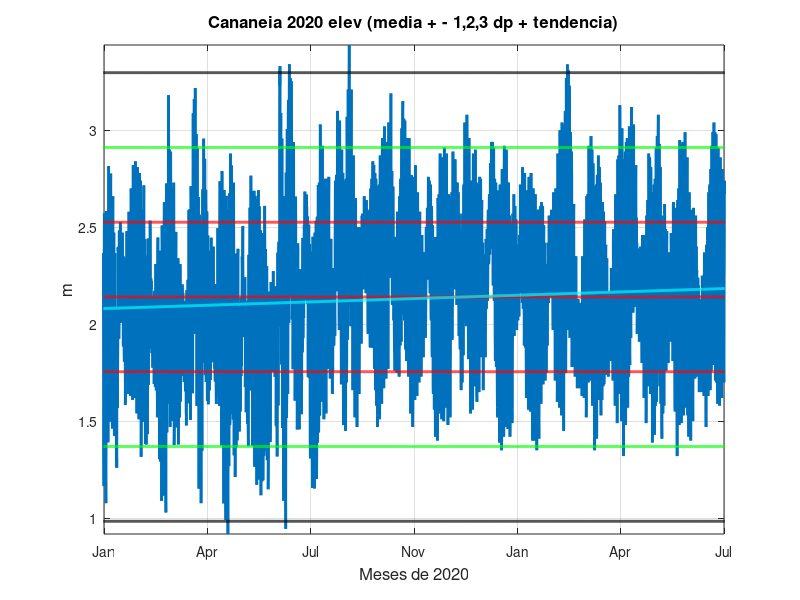
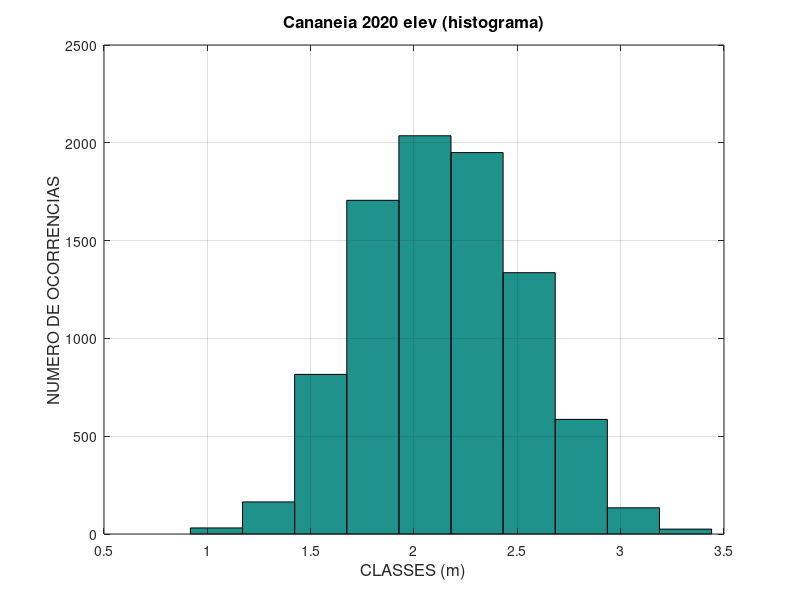
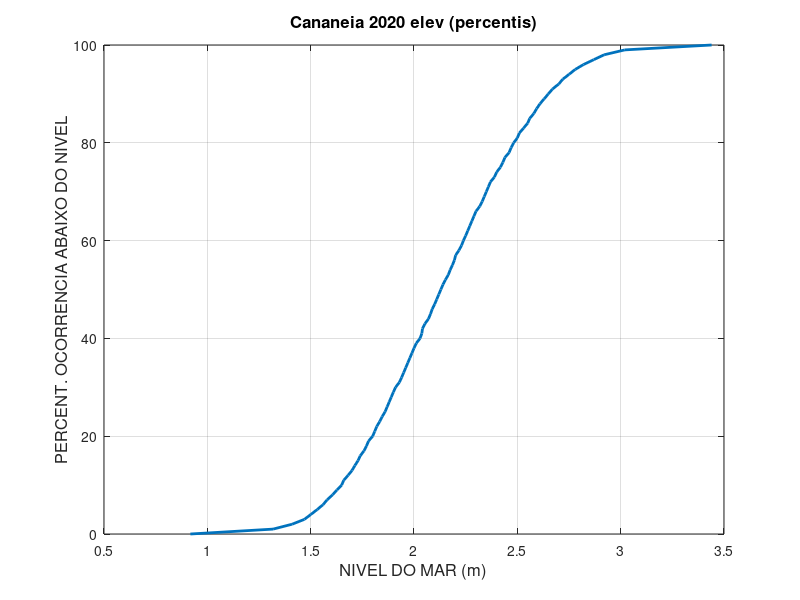
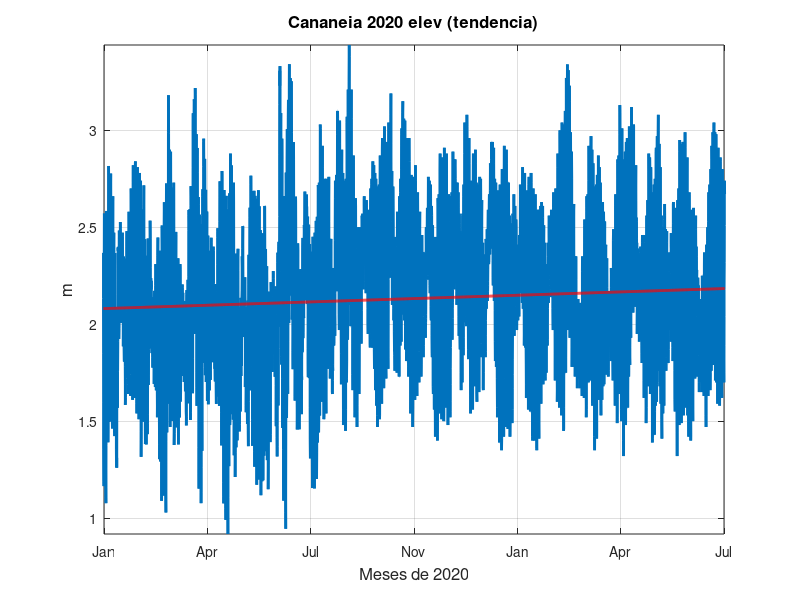

These charts were generated, in order, by the following MATLAB code: (Note: this script raises an error after producing the figures.)
% LISTA DE EXERCICIOS 1 - ANALISE DE MARES OCEANICAS IOC 5801
% ADRIANO CAVERSAN - 1º SEMESTRE 2026
% Dados horarios de nivel do mar de 2020 em Cananeia (SP, Brasil)

clear all; close all; clc

%% ====================================================================
%% QUESTÕES 1-6: CANANÉIA 2020
%% ====================================================================

% Leitura dos dados de Cananeia
fprintf('\n>>> Leitura dos dados de Cananeia <<<\n')
load Cananeia_2020.dat
x = Cananeia_2020;
nudad = size(x,1);

% Extraindo dados: ano, mes, dia, hora, minuto, segundo, nivel do mar (m)
ano = x(:,1);
mes = x(:,2);
dia = x(:,3);
hora = x(:,4);
minuto = x(:,5);
segundo = x(:,6);
elev = x(:,7);

% QUESTÃO 1: Estatistica basica da serie de elevacao
estat(1,1) = mean(elev);
estat(2,1) = median(elev);
estat(3,1) = mode(elev);
estat(4,1) = std(elev);
estat(5,1) = min(elev);
estat(6,1) = max(elev);
estat(7,1) = kurtosis(elev);
estat(8,1) = skewness(elev);

fid=fopen('cananeia_2020_estat.dat','w');
fprintf(fid,'%10.4f\n',estat);
fclose(fid);

% Criando variavel temporal
dias = datenum(ano, mes, dia, hora, minuto, segundo);

% QUESTÃO 2: plotagem da serie temporal de elev
figure
plot(dias,elev,'LineWidth',2)
axis([min(dias) max(dias) -inf inf])
grid on
hold on
elmed(1:nudad)=mean(elev);
elinf(1:nudad)=mean(elev)-std(elev);
elsup(1:nudad)=mean(elev)+std(elev);
elinf2(1:nudad)=mean(elev)-2*std(elev);
elsup2(1:nudad)=mean(elev)+2*std(elev);
elinf3(1:nudad)=mean(elev)-3*std(elev);
elsup3(1:nudad)=mean(elev)+3*std(elev);
plot(dias,elmed,'r','LineWidth',2)
plot(dias,elinf,'r','LineWidth',2)
plot(dias,elsup,'r','LineWidth',2)
plot(dias,elinf2,'g','LineWidth',2)
plot(dias,elsup2,'g','LineWidth',2)
plot(dias,elinf3,'k','LineWidth',2)
plot(dias,elsup3,'k','LineWidth',2)

% ajuste linear e tendencia
polinom=polyfit(dias,elev,1);
tend=polinom(1);
elev_pol=polyval(polinom,dias);
plot(dias,elev_pol,'c','LineWidth',2)

title('Cananeia 2020 elev (media + - 1,2,3 dp + tendencia)','fontsize',12)
xlabel('Meses de 2020','fontsize',12)
ylabel('m','fontsize',12)
datetick('x','mmm','keepticks')
fprintf('Taxa de variacao: %.6f m/dia = %.4f m/ano\n', tend, tend*365.25)
print -dpng cananeia_2020_elev_dp

% QUESTÃO 3: histograma dos dados de elev
figure
[n_hist, x_hist] = hist(elev);
hist(elev)
grid on
title('Cananeia 2020 elev (histograma)','fontsize',12)
xlabel('CLASSES (m)','fontsize',12)
ylabel('NUMERO DE OCORRENCIAS','fontsize',12)
max_observacoes = max(n_hist);
fprintf('Maximo numero de observacoes nas classes: %d\n', max_observacoes)
print -dpng cananeia_2020_elev_hist

% QUESTÃO 4: Percentis dos dados de elev
percentuais=[0:1:100];
percentis=prctile(elev,percentuais);
figure
plot(percentis,percentuais,'LineWidth',2)
grid on
title('Cananeia 2020 elev (percentis)','fontsize',12)
xlabel('NIVEL DO MAR (m)','fontsize',12)
ylabel('PERCENT. OCORRENCIA ABAIXO DO NIVEL','fontsize',12)

% Valores numericos dos percentis especificos
p10 = prctile(elev,10);
p25 = prctile(elev,25);
p75 = prctile(elev,75);
p90 = prctile(elev,90);
fprintf('Percentil 10%%: %.4f m\n', p10)
fprintf('Percentil 25%%: %.4f m\n', p25)
fprintf('Percentil 75%%: %.4f m\n', p75)
fprintf('Percentil 90%%: %.4f m\n', p90)
print -dpng cananeia_2020_elev_perc

% ajuste linear dos dados de elev
polinom=polyfit(dias,elev,1);
tend=polinom(1);
elev_pol=polyval(polinom,dias);
figure
plot(dias,elev,'LineWidth',2)
hold
plot(dias,elev_pol,'r','LineWidth',2)
axis([min(dias) max(dias) -inf inf])
grid on
title('Cananeia 2020 elev (tendencia)','fontsize',12)
xlabel('Meses de 2020','fontsize',12)
ylabel('m','fontsize',12)
datetick('x','mmm','keepticks')
print -dpng cananeia_2020_elev_tend

% QUESTÃO 5: Transformada de Fourier da serie temporal de elev
n2=nudad/2;
n=1:n2;
Tn_horas=nudad./n;
Tn_dias=nudad./n/24;
Fn=1./Tn_dias;
altura_media=mean(elev);
elev=elev-altura_media;
fft_elev=fft(elev);
fft_elev2=fft_elev(2:n2+1);
a_fft_elev=abs(fft_elev2)/n2;

figure
plot(Tn_dias,a_fft_elev,'b-','LineWidth',2)
axis([0 2 0 max(a_fft_elev)*1.1])
grid on
title('Cananeia 2020 elev (Transf. Fourier)','fontsize',12)
xlabel('Periodos (em dias)','fontsize',12)
ylabel('Amplitude (em m)','fontsize',12)
print -dpng cananeia_2020_elev_fourier

% 5 maiores amplitudes
[a_sorted, indices] = sort(a_fft_elev, 'descend');
fprintf('5 MAIORES AMPLITUDES:\n')
for i=1:5
    idx = indices(i);
    fprintf('Amplitude: %.6f m - Periodo: %.2f dias - Freq.Angular: %.6f rad/dia\n', ...
            a_sorted(i), Tn_dias(idx), 2*pi*Fn(idx))
end

elev=elev+altura_media;

% QUESTÃO 6: Medias mensais e desvios padrao
nomes_meses = {'Jan','Feb','Mar','Abr','Mai','Jun','Jul','Ago','Set','Out','Nov','Dez'};
medias_mensais = zeros(1,12);
desvios_mensais = zeros(1,12);

% Calculo das medias e desvios mensais
for i=1:12
    dados_mes = elev(mes==i);
    medias_mensais(i) = mean(dados_mes);
    desvios_mensais(i) = std(dados_mes);
end

% Tabela de medias mensais
fprintf('\n===== MEDIAS MENSAIS E DESVIOS PADRAO =====\n')
fprintf('Mes      Media (m)   Desvio Padrao (m)\n')
fprintf('---------------------------------------\n')
for i=1:12
    fprintf('%s      %8.4f    %8.4f\n', nomes_meses{i}, medias_mensais(i), desvios_mensais(i))
end

% Plotagem das medias mensais
figure
errorbar(1:12, medias_mensais, desvios_mensais, 'o-', 'LineWidth', 2, 'MarkerSize', 8)
grid on
title('Cananeia 2020 - Medias Mensais com Desvio Padrao','fontsize',12)
xlabel('Meses','fontsize',12)
ylabel('Nivel do Mar (m)','fontsize',12)
set(gca,'XTick',1:12,'XTickLabel',nomes_meses)
axis([0.5 12.5 min(medias_mensais)-0.4 max(medias_mensais)+0.4])

% Identificacao dos extremos
[max_media, mes_max_media] = max(medias_mensais);
[min_media, mes_min_media] = min(medias_mensais);
[max_desvio, mes_max_desvio] = max(desvios_mensais);

fprintf('\nRESULTADOS:\n')
fprintf('Maior media mensal: %.4f m em %s\n', max_media, nomes_meses{mes_max_media})
fprintf('Menor media mensal: %.4f m em %s\n', min_media, nomes_meses{mes_min_media})
fprintf('Maior variabilidade: %.4f m em %s\n', max_desvio, nomes_meses{mes_max_desvio})
print -dpng cananeia_2020_medias_mensais

%% ====================================================================
%% QUESTÕES 7-12: UBATUBA 2020
%% ====================================================================

% Leitura dos dados de Ubatuba
load Ubatuba_2020.dat
x_ub = Ubatuba_2020;
nudad_ub = size(x_ub,1);

% Extraindo dados: ano, mes, dia, hora, minuto, segundo, nivel do mar (m)
ano_ub = x_ub(:,1);
mes_ub = x_ub(:,2);
dia_ub = x_ub(:,3);
hora_ub = x_ub(:,4);
minuto_ub = x_ub(:,5);
segundo_ub = x_ub(:,6);
elev_ub = x_ub(:,7);

% QUESTÃO 7: Estatistica basica da serie de elevacao
estat_ub(1,1) = mean(elev_ub);
estat_ub(2,1) = median(elev_ub);
estat_ub(3,1) = mode(elev_ub);
estat_ub(4,1) = std(elev_ub);
estat_ub(5,1) = min(elev_ub);
estat_ub(6,1) = max(elev_ub);
estat_ub(7,1) = kurtosis(elev_ub);
estat_ub(8,1) = skewness(elev_ub);

fid=fopen('ubatuba_2020_estat.dat','w');
fprintf(fid,'%10.4f\n',estat_ub);
fclose(fid);

% Criando variavel temporal
dias_ub = datenum(ano_ub, mes_ub, dia_ub, hora_ub, minuto_ub, segundo_ub);

% QUESTÃO 8: plotagem da serie temporal de elev
figure
plot(dias_ub,elev_ub,'LineWidth',2)
axis([min(dias_ub) max(dias_ub) -inf inf])
grid on
hold on
elmed_ub(1:nudad_ub)=mean(elev_ub);
elinf_ub(1:nudad_ub)=mean(elev_ub)-std(elev_ub);
elsup_ub(1:nudad_ub)=mean(elev_ub)+std(elev_ub);
elinf2_ub(1:nudad_ub)=mean(elev_ub)-2*std(elev_ub);
elsup2_ub(1:nudad_ub)=mean(elev_ub)+2*std(elev_ub);
elinf3_ub(1:nudad_ub)=mean(elev_ub)-3*std(elev_ub);
elsup3_ub(1:nudad_ub)=mean(elev_ub)+3*std(elev_ub);
plot(dias_ub,elmed_ub,'r','LineWidth',2)
plot(dias_ub,elinf_ub,'r','LineWidth',2)
plot(dias_ub,elsup_ub,'r','LineWidth',2)
plot(dias_ub,elinf2_ub,'g','LineWidth',2)
plot(dias_ub,elsup2_ub,'g','LineWidth',2)
plot(dias_ub,elinf3_ub,'k','LineWidth',2)
plot(dias_ub,elsup3_ub,'k','LineWidth',2)

% ajuste linear e tendencia
polinom_ub=polyfit(dias_ub,elev_ub,1);
tend_ub=polinom_ub(1);
elev_pol_ub=polyval(polinom_ub,dias_ub);
plot(dias_ub,elev_pol_ub,'c','LineWidth',2)

title('Ubatuba 2020 elev (media + - 1,2,3 dp + tendencia)','fontsize',12)
xlabel('Meses de 2020','fontsize',12)
ylabel('m','fontsize',12)
datetick('x','mmm','keepticks')
fprintf('Taxa de variacao: %.6f m/dia = %.4f m/ano\n', tend_ub, tend_ub*365.25)
print -dpng ubatuba_2020_elev_dp

% QUESTÃO 9: histograma dos dados de elev
figure
[n_hist_ub, x_hist_ub] = hist(elev_ub);
hist(elev_ub)
grid on
title('Ubatuba 2020 elev (histograma)','fontsize',12)
xlabel('CLASSES (m)','fontsize',12)
ylabel('NUMERO DE OCORRENCIAS','fontsize',12)
max_observacoes_ub = max(n_hist_ub);
fprintf('Maximo numero de observacoes nas classes: %d\n', max_observacoes_ub)
print -dpng ubatuba_2020_elev_hist

% QUESTÃO 10: Percentis dos dados de elev  
percentuais_ub=[0:1:100];
percentis_ub=prctile(elev_ub,percentuais_ub);
figure
plot(percentis_ub,percentuais_ub,'LineWidth',2)
grid on
title('Ubatuba 2020 elev (percentis)','fontsize',12)
xlabel('NIVEL DO MAR (m)','fontsize',12)
ylabel('PERCENT. OCORRENCIA ABAIXO DO NIVEL','fontsize',12)

% Valores numericos dos percentis especificos
p10_ub = prctile(elev_ub,10);
p25_ub = prctile(elev_ub,25);
p75_ub = prctile(elev_ub,75);
p90_ub = prctile(elev_ub,90);
fprintf('Percentil 10%%: %.4f m\n', p10_ub)
fprintf('Percentil 25%%: %.4f m\n', p25_ub)
fprintf('Percentil 75%%: %.4f m\n', p75_ub)
fprintf('Percentil 90%%: %.4f m\n', p90_ub)
print -dpng ubatuba_2020_elev_perc

% ajuste linear dos dados de elev
polinom_ub=polyfit(dias_ub,elev_ub,1);
tend_ub=polinom_ub(1);
elev_pol_ub=polyval(polinom_ub,dias_ub);
figure
plot(dias_ub,elev_ub,'LineWidth',2)
hold
plot(dias_ub,elev_pol_ub,'r','LineWidth',2)
axis([min(dias_ub) max(dias_ub) -inf inf])
grid on
title('Ubatuba 2020 elev (tendencia)','fontsize',12)
xlabel('Meses de 2020','fontsize',12)
ylabel('m','fontsize',12)
datetick('x','mmm','keepticks')
print -dpng ubatuba_2020_elev_tend

% QUESTÃO 11: Transformada de Fourier da serie temporal de elev
n2_ub=nudad_ub/2;
n_ub=1:n2_ub;
Tn_horas_ub=nudad_ub./n_ub;
Tn_dias_ub=nudad_ub./n_ub/24;
Fn_ub=1./Tn_dias_ub;
altura_media_ub=mean(elev_ub);
elev_ub=elev_ub-altura_media_ub;
fft_elev_ub=fft(elev_ub);
fft_elev2_ub=fft_elev_ub(2:n2_ub+1);
a_fft_elev_ub=abs(fft_elev2_ub)/n2_ub;

figure
plot(Tn_dias_ub,a_fft_elev_ub,'b-','LineWidth',2)
axis([0 2 0 max(a_fft_elev_ub)*1.1])
grid on
title('Ubatuba 2020 elev (Transf. Fourier)','fontsize',12)
xlabel('Periodos (em dias)','fontsize',12)
ylabel('Amplitude (em m)','fontsize',12)
print -dpng ubatuba_2020_elev_fourier

% 5 maiores amplitudes
[a_sorted_ub, indices_ub] = sort(a_fft_elev_ub, 'descend');
fprintf('5 MAIORES AMPLITUDES:\n')
for i=1:5
    idx_ub = indices_ub(i);
    fprintf('Amplitude: %.6f m - Periodo: %.2f dias - Freq.Angular: %.6f rad/dia\n', ...
            a_sorted_ub(i), Tn_dias_ub(idx_ub), 2*pi*Fn_ub(idx_ub))
end

elev_ub=elev_ub+altura_media_ub;

% QUESTÃO 12: Medias mensais e desvios padrao
medias_mensais_ub = zeros(1,12);
desvios_mensais_ub = zeros(1,12);

% Calculo das medias e desvios mensais
for i=1:12
    dados_mes_ub = elev_ub(mes_ub==i);
    medias_mensais_ub(i) = mean(dados_mes_ub);
    desvios_mensais_ub(i) = std(dados_mes_ub);
end

% Tabela de medias mensais
fprintf('\n===== MEDIAS MENSAIS E DESVIOS PADRAO - UBATUBA =====\n')
fprintf('Mes      Media (m)   Desvio Padrao (m)\n')
fprintf('---------------------------------------\n')
for i=1:12
    fprintf('%s      %8.4f    %8.4f\n', nomes_meses{i}, medias_mensais_ub(i), desvios_mensais_ub(i))
end

% Plotagem das medias mensais
figure
errorbar(1:12, medias_mensais_ub, desvios_mensais_ub, 'o-', 'LineWidth', 2, 'MarkerSize', 8)
grid on
title('Ubatuba 2020 - Medias Mensais com Desvio Padrao','fontsize',12)
xlabel('Meses','fontsize',12)
ylabel('Nivel do Mar (m)','fontsize',12)
set(gca,'XTick',1:12,'XTickLabel',nomes_meses)
axis([0.5 12.5 min(medias_mensais_ub)-0.4 max(medias_mensais_ub)+0.4])

% Identificacao dos extremos
[max_media_ub, mes_max_media_ub] = max(medias_mensais_ub);
[min_media_ub, mes_min_media_ub] = min(medias_mensais_ub);
[max_desvio_ub, mes_max_desvio_ub] = max(desvios_mensais_ub);

fprintf('\nRESULTADOS - UBATUBA:\n')
fprintf('Maior media mensal: %.4f m em %s\n', max_media_ub, nomes_meses{mes_max_media_ub})
fprintf('Menor media mensal: %.4f m em %s\n', min_media_ub, nomes_meses{mes_min_media_ub})
fprintf('Maior variabilidade: %.4f m em %s\n', max_desvio_ub, nomes_meses{mes_max_desvio_ub})
print -dpng ubatuba_2020_medias_mensais

%% ====================================================================
%% QUESTÕES 13-15: ANÁLISE COMPARATIVA ENTRE CANANÉIA E UBATUBA
%% ====================================================================

% QUESTÃO 13: Graficos comparativos mensais de todas as estatisticas

% Calcular estatisticas mensais adicionais para Cananeia
medianas_mensais = zeros(1,12);
modas_mensais = zeros(1,12);
minimos_mensais = zeros(1,12);
maximos_mensais = zeros(1,12);
curtoses_mensais = zeros(1,12);
assimetrias_mensais = zeros(1,12);

% Calcular estatisticas mensais adicionais para Ubatuba
medianas_mensais_ub = zeros(1,12);
modas_mensais_ub = zeros(1,12);
minimos_mensais_ub = zeros(1,12);
maximos_mensais_ub = zeros(1,12);
curtoses_mensais_ub = zeros(1,12);
assimetrias_mensais_ub = zeros(1,12);

% Loop pelos meses para calcular todas as estatisticas
for i = 1:12
    % Dados de Cananeia
    dados_mes = elev(mes == i);
    medianas_mensais(i) = median(dados_mes);
    modas_mensais(i) = mode(dados_mes);
    minimos_mensais(i) = min(dados_mes);
    maximos_mensais(i) = max(dados_mes);
    curtoses_mensais(i) = kurtosis(dados_mes);
    assimetrias_mensais(i) = skewness(dados_mes);
    
    % Dados de Ubatuba
    dados_mes_ub = elev_ub(mes_ub == i);
    medianas_mensais_ub(i) = median(dados_mes_ub);
    modas_mensais_ub(i) = mode(dados_mes_ub);
    minimos_mensais_ub(i) = min(dados_mes_ub);
    maximos_mensais_ub(i) = max(dados_mes_ub);
    curtoses_mensais_ub(i) = kurtosis(dados_mes_ub);
    assimetrias_mensais_ub(i) = skewness(dados_mes_ub);
end

% Grafico 1: MEDIAS mensais
figure
x = 1:12;
plot(x, medias_mensais, 'o-', x, medias_mensais_ub, 's-', 'LineWidth', 2, 'MarkerSize', 8)
grid on
legend('Cananeia', 'Ubatuba', 'Location', 'best')
title('Q13-1: Medias Mensais - Cananeia vs Ubatuba','fontsize',12)
xlabel('Meses','fontsize',12)
ylabel('Media (m)','fontsize',12)
set(gca,'XTick',1:12,'XTickLabel',{'Jan','Fev','Mar','Abr','Mai','Jun','Jul','Ago','Set','Out','Nov','Dez'})
print -dpng q13_1_medias_mensais

% Grafico 2: DESVIOS PADRAO mensais
figure
plot(x, desvios_mensais, 'o-', x, desvios_mensais_ub, 's-', 'LineWidth', 2, 'MarkerSize', 8)
grid on
legend('Cananeia', 'Ubatuba', 'Location', 'best')
title('Q13-2: Desvios Padrao Mensais - Cananeia vs Ubatuba','fontsize',12)
xlabel('Meses','fontsize',12)
ylabel('Desvio Padrao (m)','fontsize',12)
set(gca,'XTick',1:12,'XTickLabel',{'Jan','Fev','Mar','Abr','Mai','Jun','Jul','Ago','Set','Out','Nov','Dez'})
print -dpng q13_2_desvios_mensais

% Grafico 3: MEDIANAS mensais
figure
plot(x, medianas_mensais, 'o-', x, medianas_mensais_ub, 's-', 'LineWidth', 2, 'MarkerSize', 8)
grid on
legend('Cananeia', 'Ubatuba', 'Location', 'best')
title('Q13-3: Medianas Mensais - Cananeia vs Ubatuba','fontsize',12)
xlabel('Meses','fontsize',12)
ylabel('Mediana (m)','fontsize',12)
set(gca,'XTick',1:12,'XTickLabel',{'Jan','Fev','Mar','Abr','Mai','Jun','Jul','Ago','Set','Out','Nov','Dez'})
print -dpng q13_3_medianas_mensais

% Grafico 4: MODAS mensais
figure
plot(x, modas_mensais, 'o-', x, modas_mensais_ub, 's-', 'LineWidth', 2, 'MarkerSize', 8)
grid on
legend('Cananeia', 'Ubatuba', 'Location', 'best')
title('Q13-4: Modas Mensais - Cananeia vs Ubatuba','fontsize',12)
xlabel('Meses','fontsize',12)
ylabel('Moda (m)','fontsize',12)
set(gca,'XTick',1:12,'XTickLabel',{'Jan','Fev','Mar','Abr','Mai','Jun','Jul','Ago','Set','Out','Nov','Dez'})
print -dpng q13_4_modas_mensais

% Grafico 5: MINIMOS mensais
figure
plot(x, minimos_mensais, 'o-', x, minimos_mensais_ub, 's-', 'LineWidth', 2, 'MarkerSize', 8)
grid on
legend('Cananeia', 'Ubatuba', 'Location', 'best')
title('Q13-5: Minimos Mensais - Cananeia vs Ubatuba','fontsize',12)
xlabel('Meses','fontsize',12)
ylabel('Minimo (m)','fontsize',12)
set(gca,'XTick',1:12,'XTickLabel',{'Jan','Fev','Mar','Abr','Mai','Jun','Jul','Ago','Set','Out','Nov','Dez'})
print -dpng q13_5_minimos_mensais

% Grafico 6: MAXIMOS mensais
figure
plot(x, maximos_mensais, 'o-', x, maximos_mensais_ub, 's-', 'LineWidth', 2, 'MarkerSize', 8)
grid on
legend('Cananeia', 'Ubatuba', 'Location', 'best')
title('Q13-6: Maximos Mensais - Cananeia vs Ubatuba','fontsize',12)
xlabel('Meses','fontsize',12)
ylabel('Maximo (m)','fontsize',12)
set(gca,'XTick',1:12,'XTickLabel',{'Jan','Fev','Mar','Abr','Mai','Jun','Jul','Ago','Set','Out','Nov','Dez'})
print -dpng q13_6_maximos_mensais

% Grafico 7: CURTOSES mensais
figure
plot(x, curtoses_mensais, 'o-', x, curtoses_mensais_ub, 's-', 'LineWidth', 2, 'MarkerSize', 8)
grid on
legend('Cananeia', 'Ubatuba', 'Location', 'best')
title('Q13-7: Curtoses Mensais - Cananeia vs Ubatuba','fontsize',12)
xlabel('Meses','fontsize',12)
ylabel('Curtose','fontsize',12)
set(gca,'XTick',1:12,'XTickLabel',{'Jan','Fev','Mar','Abr','Mai','Jun','Jul','Ago','Set','Out','Nov','Dez'})
print -dpng q13_7_curtoses_mensais

% Grafico 8: ASSIMETRIAS mensais
figure
plot(x, assimetrias_mensais, 'o-', x, assimetrias_mensais_ub, 's-', 'LineWidth', 2, 'MarkerSize', 8)
grid on
legend('Cananeia', 'Ubatuba', 'Location', 'best')
title('Q13-8: Assimetrias Mensais - Cananeia vs Ubatuba','fontsize',12)
xlabel('Meses','fontsize',12)
ylabel('Assimetria','fontsize',12)
set(gca,'XTick',1:12,'XTickLabel',{'Jan','Fev','Mar','Abr','Mai','Jun','Jul','Ago','Set','Out','Nov','Dez'})
print -dpng q13_8_assimetrias_mensais
